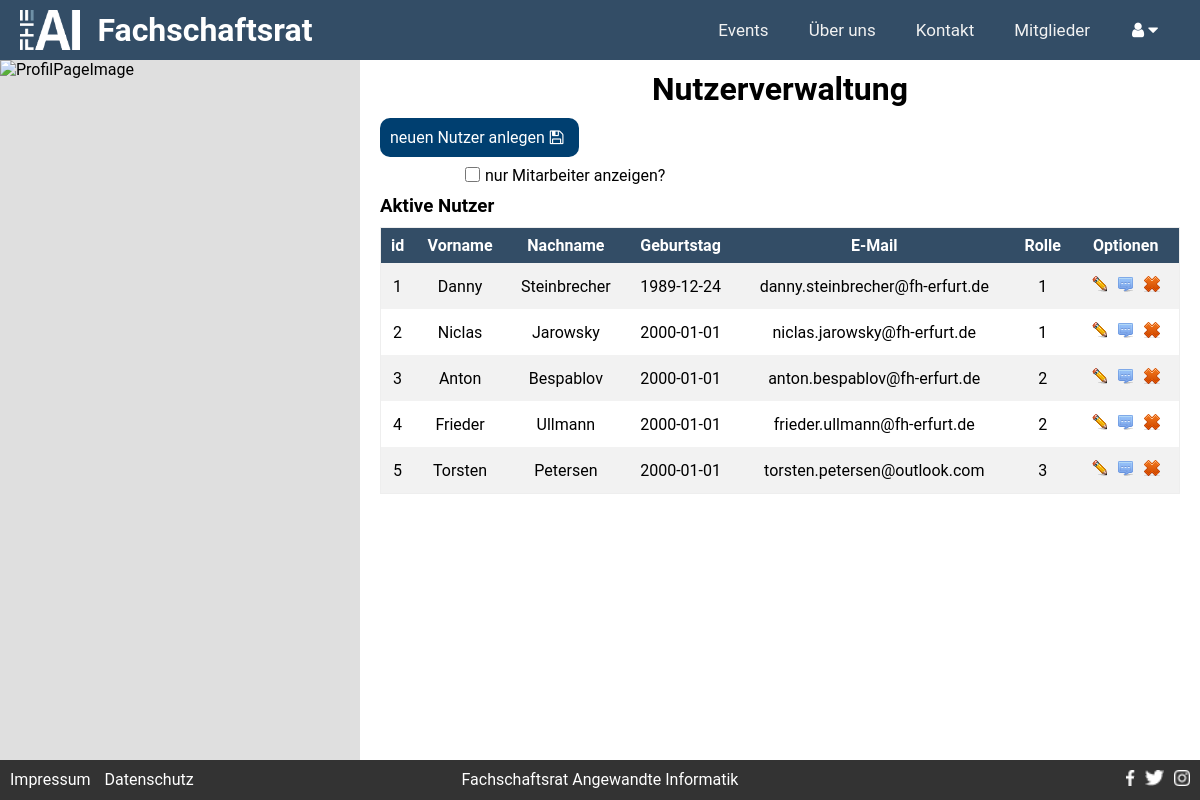
The page /index.php/?c=pages&a=userManagement (signed in) on the database its author committed.
### tables this page shows
CREATE TABLE IF NOT EXISTS `USER` (
  `ID` INT NOT NULL AUTO_INCREMENT,
  `CREATED_AT` TIMESTAMP NOT NULL DEFAULT CURRENT_TIMESTAMP,
  `UPDATED_AT` TIMESTAMP NULL DEFAULT NULL ON UPDATE CURRENT_TIMESTAMP,
  `FIRSTNAME` VARCHAR(21) NOT NULL,
  `LASTNAME` VARCHAR(24) NOT NULL,
  `DATE_OF_BIRTH` DATE NOT NULL,
  `DESCRIPTION` TEXT NULL,
  `PICTURE` VARCHAR(32) NULL,
  `EMAIL` VARCHAR(62) NOT NULL,
  `PASSWORD` VARCHAR(255) NOT NULL,
  `ROLE_ID` INT NOT NULL,
  PRIMARY KEY (`ID`),
  INDEX `fk_USER_ROLE1_idx` (`ROLE_ID` ASC),
  CONSTRAINT `fk_USER_ROLE1`
    FOREIGN KEY (`ROLE_ID`)
    REFERENCES `ROLE` (`ID`)
    ON DELETE NO ACTION
    ON UPDATE NO ACTION);

### models/baseModel.class.php (called while the page is built, shortened)
<?php
abstract class BaseModel
{
    public static function tablename()
    {
        $class = get_called_class();
        if(defined($class.'::TABLENAME'))
        {
            return $class::TABLENAME;
        }
        return null;
    }
    public static function find($where = '', $viewName = null, $orderBy = '')
    {
        $db  = $GLOBALS['db'];
        $result = null;
        try
        {
            if(!$viewName) {
               $viewName = self::tablename();
            }
            $sql = 'SELECT * FROM ' . $viewName;
            if(!empty($where))
            {
                $sql .= ' WHERE ' . $where .  ';';
            }
            $sql .= ' '.$orderBy;
            $result = $db->query($sql)->fetchAll();
        }
        catch(\PDOException $e)
        {
            die('Select statment failed: ' . $e->getMessage());
        }
        return $result;
    }
    public static function findOne($where = '')
    {
        $db  = $GLOBALS['db'];
        $result = null;
        try
        {
            $sql = 'SELECT * FROM ' . self::tablename();
            if(!empty($where))
            {
                $sql .= ' WHERE ' . $where .  ';';
            }
            $result = $db->query($sql)->fetch();
        }
        catch(\PDOException $e)
        {
            die('Select statment failed: ' . $e->getMessage());
        }
        return $result;
    }
}

### core/functions.php (called while the page is built, shortened)
<?
function checkUserPermissionForPage($roleIdWithPermission, $errorPage){
    if(isset($_SESSION['loggedIn']) || $_SESSION['loggedIn'] === true) {
        $where = 'ID = ' . $_SESSION['userId'];
        $user = User::findOne($where);
    }else{
        header($errorPage);
    }
}

### controller/pages_controller.php (called while the page is built, shortened)
<?php
class PagesController extends Controller{
    public function actionUserManagement(){
        $accessUser = 1;
        $errorPage = 'Location: index.php?c=pages&a=error';
        checkUserPermissionForPage($accessUser,$errorPage);
        if(0){
            $this->_params['accounts'] = User::find('not (ROLE_ID = 3)');
        }else{
            $this->_params['accounts'] = User::find('1');
        }
    }
}

### views/pages/userManagement.php (the view, shortened to what this page needs)
<div class="SitePicture" id="fadeInImg">
    <img class="center" src="<?=ROOTPATH.'assets\images\matrix.jpg'?>" alt="ProfilPageImage">
</div>
<div class="Content" id="fadeIn">
    <h1>Nutzerverwaltung</h1>
    <a href="<?=$_SERVER['SCRIPT_NAME']?>/?p=newUser"> <button type="button">neuen Nutzer anlegen<i class="fa fa-floppy-o" aria-hidden="true"></i></button></a>
    <form action method=get>
        <div class="checkBox" >
            <input type="checkbox" name="onlyMember" id="onlyMember">
            <label for="onlyMember">nur Mitarbeiter anzeigen? </label>
        </div>
    </form>
    <br><br>
    <h3>Aktive Nutzer</h3>
    <?
    $html = '<table border ="1">';
    $html .= '<tr>'.
        '<th>id</th>' .
        '<th>Vorname</th>'.
        '<th>Nachname</th>'.
        '<th>Geburtstag</th>'.
        '<th>E-Mail</th>'.
        '<th>Rolle</th>'.
        '<th>Optionen</th>'.
        '</tr>';
    foreach($accounts as $index => $account) {
        $html .= '<tr>';
            $html .= '<td>'. $accounts[$index]['ID' ]. '</td>';
            $html .= '<td>'. $accounts[$index]['FIRSTNAME'    ]. '</td>';
            $html .= '<td>'. $accounts[$index]['LASTNAME'     ]. '</td>';
            $html .= '<td>'. $accounts[$index]['DATE_OF_BIRTH']. '</td>';
            $html .= '<td>'. $accounts[$index]['EMAIL'        ]. '</td>';
            $html .= '<td>'. $accounts[$index]['ROLE_ID'  ]. '</td>';
            $html .= '<td>';
                $html .= '<a href="';
                $html .= $_SERVER['SCRIPT_NAME'];
                $html .= '/?p=profil">';
                $html .= '<input type="image" name="edit[8c9aa635455b033d2bcb9c3b24489ec7]" title="User bearbeiten" src="/FSAI-Site/assets/images/edit.png" alt="Edit" style="outline:0;"></a>';
                $html .= '<input type="image" name="message[8c9aa635455b033d2bcb9c3b24489ec7]" title="Nachricht senden" src="/FSAI-Site/assets/images/email.png" alt="Nachricht" style="outline:0;">';
                $html .= '<input type="image" name="delete[8c9aa635455b033d2bcb9c3b24489ec7]" title="User entfernen" src="/FSAI-Site/assets/images/entfernen.png" alt="Delete" style="outline:0;" onclick="return confirm("Soll der Benutzer: Test Test wirklich entfernt werden?")">';
            $html .= '</td>';
        $html .= '</tr>';
        }
        $html .= '</table>';
        echo $html;
    ?>
</div>

### index.php (shortened to what this page needs)
<?
$controllerName = $_GET['c'] ?? 'pages';
$actionName = $_GET['a'] ?? 'start';
$controllerPath = __DIR__.'/controller/'.$controllerName.'_controller.php';
if(file_exists($controllerPath))
{
    $controllerClassName = '\\FSR_AI\\'.ucfirst($controllerName).'Controller';
    if(class_exists($controllerClassName))
    {
        $controllerInstance = new $controllerClassName($actionName, $controllerName);
        $actionMethodName = 'action'.ucfirst($actionName);
        if(method_exists($controllerInstance, $actionMethodName))
        {
            $controllerInstance->$actionMethodName();
            $controllerInstance->renderHTML();
        }
        else
        {
            echo $actionName;
           header('Location: index.php?c=pages&a=errorPage');
        }
    }
    else
    {
        header('Location: index.php?c=pages&a=errorPage');
    }
}
else{
    header('Location: index.php?c=pages&a=errorPage');
}
?>

### core/controller.php (shortened to what this page needs)
<?php
class Controller
{
	private $_actionName = null;
	private $_controllerName = null;
	protected $_params = [];
public function __construct($actionName = null, $controllerName = null)
	{
		$this->_actionName = $actionName;
		$this->_controllerName = $controllerName;
	}
	public function renderHTML()
	{
		$viewPath = $this->viewPath($this->_actionName, $this->_controllerName);
		if(file_exists($viewPath))
		{
			extract($this->_params);
				include $viewPath;
			$body = ob_get_clean();
			if(isset($noLayout) && $noLayout === true)
			{
				echo $body;
			}
			else
			{
				include __DIR__.'/../views/layout.php';
			}
		}
		else
		{
			header('Location: index.php?c=pages&a=errorPage');
		}
	}
	protected function viewPath($actionName = null, $controllerName = null)
	{
		return __DIR__ . '/../views/pages/' .$actionName.'.php';
	}
}

### views/layout.php (shortened to what this page needs)
<!DOCTYPE html>
<html lang="de">
<head>
    <link rel="stylesheet" href="<?=ROOTPATH.'assets/css/design.css'?>">
    <link rel="stylesheet" href="<?=ROOTPATH.'assets/css/navigation.css'?>">
    <link rel="stylesheet" href="<?=ROOTPATH.'assets/css/responsive.css'?>">
</head>
	<body>
        <?include __DIR__ . '/shared/navMenuBar.php'; ?>
			<?=$body?>
		<footer>
            <?include __DIR__ . '/shared/footer.php'; ?>
        </footer>
	</body>
</html>

### views/shared/navMenuBar.php (shortened to what this page needs)
<link rel="stylesheet" href="https://cdnjs.cloudflare.com/ajax/libs/font-awesome/4.7.0/css/font-awesome.min.css">
<nav>
    <div class="navfloat">
        <a href="<?=$_SERVER['SCRIPT_NAME']?>/?c=pages&a=events">Events</a>
        <a href="<?=$_SERVER['SCRIPT_NAME']?>/?c=pages&a=aboutUs">Über uns</a>
        <a href="<?=$_SERVER['SCRIPT_NAME']?>/?c=pages&a=contact">Kontakt</a>
        <a href="<?=$_SERVER['SCRIPT_NAME']?>/?c=pages&a=users">Mitglieder</a>
        <div class="dropdown">
                <button class="dropbtn"><i class="fa fa-user" aria-hidden="true"></i>
                <i class="fa fa-caret-down"></i>
            </button>
        </div>
    </div>
</nav>
<div class="NavContent">
    <a href="<?=$_SERVER['SCRIPT_NAME']?>/?p=start">
        <img src="/FSAI-Site/assets/images/ailogo_groß.png" alt="AiLogo">
        <h4>Fachschaftsrat</h4>
    </a>
</div>

### views/shared/footer.php
<div id="FooterLeft">
    <a href="<?=$_SERVER['SCRIPT_NAME']?>/?p=impressum">Impressum</a>
    <a href="<?=$_SERVER['SCRIPT_NAME']?>/?p=dataProtection">Datenschutz</a>
</div>
<div id="FooterMiddle">
    Fachschaftsrat Angewandte Informatik
</div>
<div id="FooterRight">
    <a target="_blank" href="https://www.instagram.com"> <img src="/FSAI-Site/assets/images/instagramm.png" class="footer_img" alt="Instagram"></a>
    <a target="_blank" href="https://www.twitter.com"> <img src="/FSAI-Site/assets/images/twitter.png" class="footer_img" alt="Twitter"></a>
    <a target="_blank" href="https://www.facebook.com/Fachschaft-Angewandte-Informatik-102233907862322/"> <img src="/FSAI-Site/assets/images/facebook.png" class="footer_img" alt="Facebook"></a>
</div>

### assets/css/design.css (style rules this page uses)
html, body { background: #dfdfdf; height:100%; margin:0; padding:0; overflow: hidden; }
nav, section, footer { display: block; }
* { margin: 0; padding: 0; border: 0; font-family: 'Roboto', sans-serif; box-sizing: border-box; }
.center { display: block; margin-left: auto; margin-right: auto; width: 50%; }
footer { padding: 10px; color: #fff; position:absolute; bottom: 0; height:40px; width: 100%; background: #333333; z-index: 1; vertical-align: middle; }
div#FooterLeft { float: left; width: 33%; }
div#FooterLeft a { text-decoration: none; color: white; margin-right: 10px; }
div#FooterMiddle { float: left; width: 34%; text-align: center; font-size: 16px; }
div#FooterRight { float: right; width: 33%; }
div#FooterRight a img { float: right; height: 16px; margin-left: 10px; }
.Content { background: #ffffff; height: calc(100% - 100px); position: relative; overflow: auto; padding: 10px 20px 10px 20px; }
.Content h1 { text-align: center; }
.Content button { font-size: 16px; text-align: center; background-color: #003F70; padding: 10px; text-decoration: none; color: white; border-radius:10px; }
.Content button { margin-top: 10px; }
.Content table { margin-top: 10px; }
.Content button i { margin: 0 5px 0 5px; }
.Content label { width: 100%; }
.SitePicture { height: calc(100% - 100px); position: relative; overflow:hidden; width:30%; float: left; }
.SitePicture img { height: 100%; width: 100%; }
div#fadeIn { animation: animationFadeIn ease 3s; }
div#fadeInImg { animation: animationFadeIn ease 1.5s; }
form { width: 80%; max-width: 40em; margin-right: auto; margin-left: auto; position: relative; }
form input, form textarea, form select { display: block; background-color: #ffffff; width: 100%; height: 50px; font-size: 18px; padding: 12px 20px; margin: 5px 0 5px; border-style: solid; border-width: 1px; border-color: #CECECE; border-radius: 3px; }
.checkBox { display: inline; float: left; width:auto; height: auto; }
.checkBox label { display: inline; width: auto; vertical-align: center; font-size: 16px; margin: 4px auto auto auto; }
.checkBox input[type="checkbox"] { width: auto; display: inline; height: auto; float: left; }
form label { float: left; text-align: left; margin-top: 20px; margin-bottom: 5px; }
table { border-collapse: collapse; width: 100%; margin: 0px auto 0 auto; border-style: groove; border-width: 1px; }
th, td { text-align: center; padding: 8px; }
tr:nth-child(even) { background-color: #f2f2f2 }
th { background-color: #334D66; color: white; }
table input { display: inline; padding: 5px; }
.checkBox { font-size: 14px; display: block; padding: 5px; }
.checkBox input[type="checkbox"] { width: 15px; height: 15px; background-color: #ff0012; content: ""; margin-right: 5px; }

### assets/css/navigation.css (style rules this page uses)
nav { overflow: hidden; background-color: #334D66; padding-right: 20px; width:100%; float:right; display: block; }
.navfloat { float:right; }
nav a { float: left; display: block; color: #f2f2f2; text-align: center; text-decoration: none; font-size: 17px; }
.dropdown { float: left; overflow: hidden; height: 100%; }
.dropdown .dropbtn { font-size: 17px; border: none; outline: none; color: white; background-color: inherit; font-family: inherit; margin: 0; height: 100%; width: 70px; }
nav a, .dropbtn { padding: 20px; }
.NavContent { display: block; height: 60px; font-size: 2em; color:white; white-space: nowrap; padding: 10px; margin-left: 10px; width:100%; }
.NavContent h4 { vertical-align: 9px; display: inline; margin-left: 10px; }
.NavContent img { display: inline; height: 100%; }
.NavContent a { display: inline; text-decoration: none; color: white; }

### rows shown on the page
user: ID "1", FIRSTNAME "Danny", LASTNAME "Steinbrecher", DATE_OF_BIRTH "1989-12-24", EMAIL "danny.steinbrecher@fh-erfurt.de", ROLE_ID "1"
user: ID "2", FIRSTNAME "Niclas", LASTNAME "Jarowsky", DATE_OF_BIRTH "2000-01-01", EMAIL "niclas.jarowsky@fh-erfurt.de", ROLE_ID "1"
user: ID "3", FIRSTNAME "Anton", LASTNAME "Bespablov", DATE_OF_BIRTH "2000-01-01", EMAIL "anton.bespablov@fh-erfurt.de", ROLE_ID "2"
user: ID "4", FIRSTNAME "Frieder", LASTNAME "Ullmann", DATE_OF_BIRTH "2000-01-01", EMAIL "frieder.ullmann@fh-erfurt.de", ROLE_ID "2"
user: ID "5", FIRSTNAME "Torsten", LASTNAME "Petersen", DATE_OF_BIRTH "2000-01-01", EMAIL "torsten.petersen@outlook.com", ROLE_ID "3"
